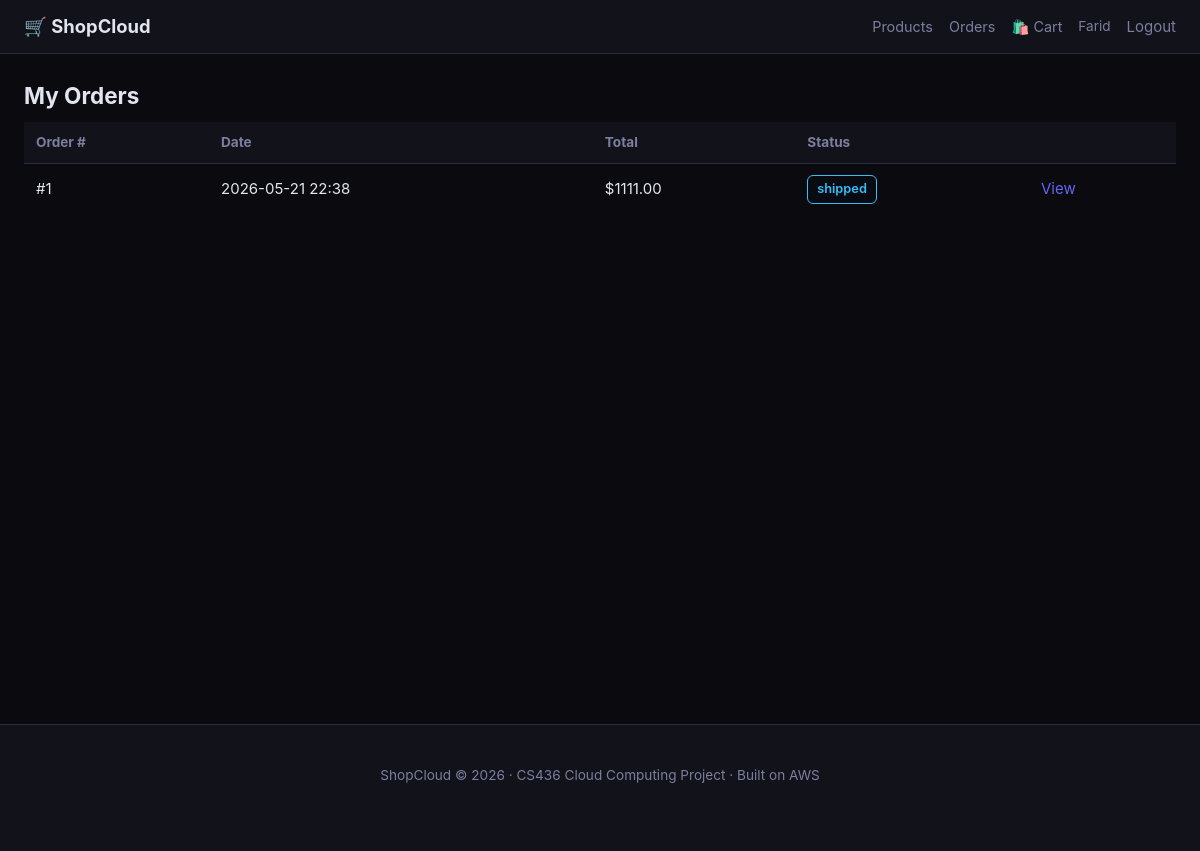
Page /orders (signed in) on the committed database.
### app/models.py (models this page shows, shortened)
class User(UserMixin, db.Model):
    __tablename__ = "users"
    id:            Mapped[int]      = mapped_column(Integer, primary_key=True)
    email:         Mapped[str]      = mapped_column(String(255), unique=True, nullable=False, index=True)
    password_hash: Mapped[str]      = mapped_column(String(255), nullable=False)
    full_name:     Mapped[str]      = mapped_column(String(200), nullable=False, default="")
    role:          Mapped[str]      = mapped_column(String(20),  nullable=False, default="buyer")
    is_active:     Mapped[bool]     = mapped_column(Boolean, default=True)
    created_at:    Mapped[datetime] = mapped_column(DateTime(timezone=True), default=_utcnow)
    products: Mapped[list["Product"]] = relationship("Product", back_populates="seller", cascade="all, delete-orphan")
    orders:   Mapped[list["Order"]]   = relationship("Order",   back_populates="buyer",  cascade="all, delete-orphan")
    @property
    def is_seller(self):  return self.role == "seller"
    @property
    def is_admin(self):   return self.role == "admin"

class Order(db.Model):
    __tablename__ = "orders"
    id:              Mapped[int]      = mapped_column(Integer, primary_key=True)
    buyer_id:        Mapped[int]      = mapped_column(ForeignKey("users.id", ondelete="CASCADE"), nullable=False, index=True)
    status:          Mapped[str]      = mapped_column(String(20), default="pending", nullable=False)
    total_amount:    Mapped[Decimal]  = mapped_column(Numeric(10, 2), nullable=False, default=0)
    shipping_name:   Mapped[str]      = mapped_column(String(200), default="")
    shipping_addr:   Mapped[str]      = mapped_column(String(500), default="")
    created_at:      Mapped[datetime] = mapped_column(DateTime(timezone=True), default=_utcnow)
    updated_at:      Mapped[datetime] = mapped_column(DateTime(timezone=True), default=_utcnow, onupdate=_utcnow)
    buyer: Mapped["User"]            = relationship("User",      back_populates="orders")
    items: Mapped[list["OrderItem"]] = relationship("OrderItem", back_populates="order", cascade="all, delete-orphan")

### app/routes/shop.py (the view)
@bp.route("/orders")
@login_required
def my_orders():
    orders = db.session.scalars(
        select(Order).where(Order.buyer_id == current_user.id)
        .order_by(Order.created_at.desc())
    ).all()
    return render_template("shop/orders.html", orders=orders)

### app/templates/shop/orders.html (shortened to what this page needs)
{% extends "base.html" %}
{% block content %}
<h2>My Orders</h2>
{% if orders %}
  <table class="table">
    <thead><tr><th>Order #</th><th>Date</th><th>Total</th><th>Status</th><th></th></tr></thead>
    <tbody>
      {% for o in orders %}
        <tr>
          <td>#{{ o.id }}</td>
          <td>{{ o.created_at.strftime('%Y-%m-%d %H:%M') }}</td>
          <td>${{ "%.2f"|format(o.total_amount) }}</td>
          <td><span class="status-badge status-{{ o.status }}">{{ o.status }}</span></td>
          <td><a href="{{ url_for('shop.order_detail', order_id=o.id) }}">View</a></td>
        </tr>
      {% endfor %}
    </tbody>
  </table>
{% else %}
  <div class="empty-state">
    <p>No orders yet.</p>
    <a href="{{ url_for('shop.catalog') }}" class="btn btn-primary">Start shopping</a>
  </div>
{% endif %}
{% endblock %}

### app/templates/base.html (shortened to what this page needs)
<!doctype html>
<html lang="en">
<head>
  <link rel="stylesheet" href="{{ url_for('static', filename='css/style.css') }}">
</head>
<body>
<nav class="navbar">
  <div class="nav-inner">
    <a class="brand" href="{{ url_for('shop.index') }}">🛒 ShopCloud</a>
    <div class="nav-links">
      <a href="{{ url_for('shop.catalog') }}">Products</a>
      {% if current_user.is_authenticated %}
        <a href="{{ url_for('shop.my_orders') }}">Orders</a>
        <a href="{{ url_for('shop.cart') }}" class="cart-icon">
          🛍️ Cart {% if session.get('cart') %}<span class="badge">{{ session['cart']|length }}</span>{% endif %}
        </a>
        <span class="nav-user">{{ current_user.full_name }}</span>
        <form method="post" action="{{ url_for('auth.logout') }}" class="inline-form">
          <button class="btn-link" type="submit">Logout</button>
        </form>
      {% else %}
        <a href="{{ url_for('shop.cart') }}" class="cart-icon">🛍️ Cart</a>
        <a href="{{ url_for('auth.login') }}">Login</a>
        <a href="{{ url_for('auth.register') }}" class="btn btn-primary btn-sm">Sign up</a>
      {% endif %}
    </div>
  </div>
</nav>
<main class="main">
  <div class="container">
    {% block content %}{% endblock %}
  </div>
</main>
<footer class="footer">
  <div class="container">
    <p>ShopCloud &copy; 2026 · CS436 Cloud Computing Project · Built on AWS</p>
  </div>
</footer>
</body>
</html>

### app/static/css/style.css (style rules this page uses)
:root { --bg: #0a0a0f; --panel: #12131a; --panel2: #1a1b26; --border: #2a2b3d; --text: #e2e4ef; --muted: #7b7e9e; --accent: #6366f1; --accent-h: #818cf8; --success: #22c55e; --danger: #ef4444; --warning: #f59e0b; --radius: 10px; --maxw: 1200px; }
* { box-sizing: border-box; margin: 0; padding: 0; }
body { background: var(--bg); color: var(--text); font: 15px/1.6 -apple-system, BlinkMacSystemFont, "Segoe UI", sans-serif; min-height: 100vh; }
a { color: var(--accent); text-decoration: none; }
.navbar { background: var(--panel); border-bottom: 1px solid var(--border); position: sticky; top: 0; z-index: 100; }
.nav-inner { max-width: var(--maxw); margin: 0 auto; padding: 0.75rem 1.5rem; display: flex; align-items: center; justify-content: space-between; gap: 1rem; }
.brand { font-size: 1.15rem; font-weight: 700; color: var(--text); }
.nav-links { display: flex; align-items: center; gap: 1rem; flex-wrap: wrap; }
.nav-links a { color: var(--muted); font-size: 0.9rem; }
.nav-user { color: var(--muted); font-size: 0.85rem; }
.cart-icon { position: relative; }
.inline-form { display: inline; }
.btn-link { background: none; border: none; color: var(--muted); cursor: pointer; font: inherit; padding: 0; }
.main { min-height: calc(100vh - 130px); }
.container { max-width: var(--maxw); margin: 0 auto; padding: 1.5rem 1.5rem 3rem; }
.footer { background: var(--panel); border-top: 1px solid var(--border); padding: 1rem; text-align: center; color: var(--muted); font-size: 0.85rem; }
.table { width: 100%; border-collapse: collapse; margin-top: 0.5rem; }
.table th { text-align: left; padding: 0.6rem 0.75rem; background: var(--panel); color: var(--muted); font-size: 0.85rem; border-bottom: 1px solid var(--border); }
.table td { padding: 0.65rem 0.75rem; border-bottom: 1px solid var(--border); vertical-align: middle; }
.table tr:last-child td { border-bottom: none; }
.status-badge { display: inline-block; padding: 0.2rem 0.55rem; border-radius: 6px; font-size: 0.8rem; font-weight: 600; }
.status-shipped { background: #05142030; color: #38bdf8; border: 1px solid #38bdf8; }

### rows in the picture
User: full_name "Farid"
Order: id "1", created_at "2026-05-21 22:38", total_amount "1111.00", status "shipped"
